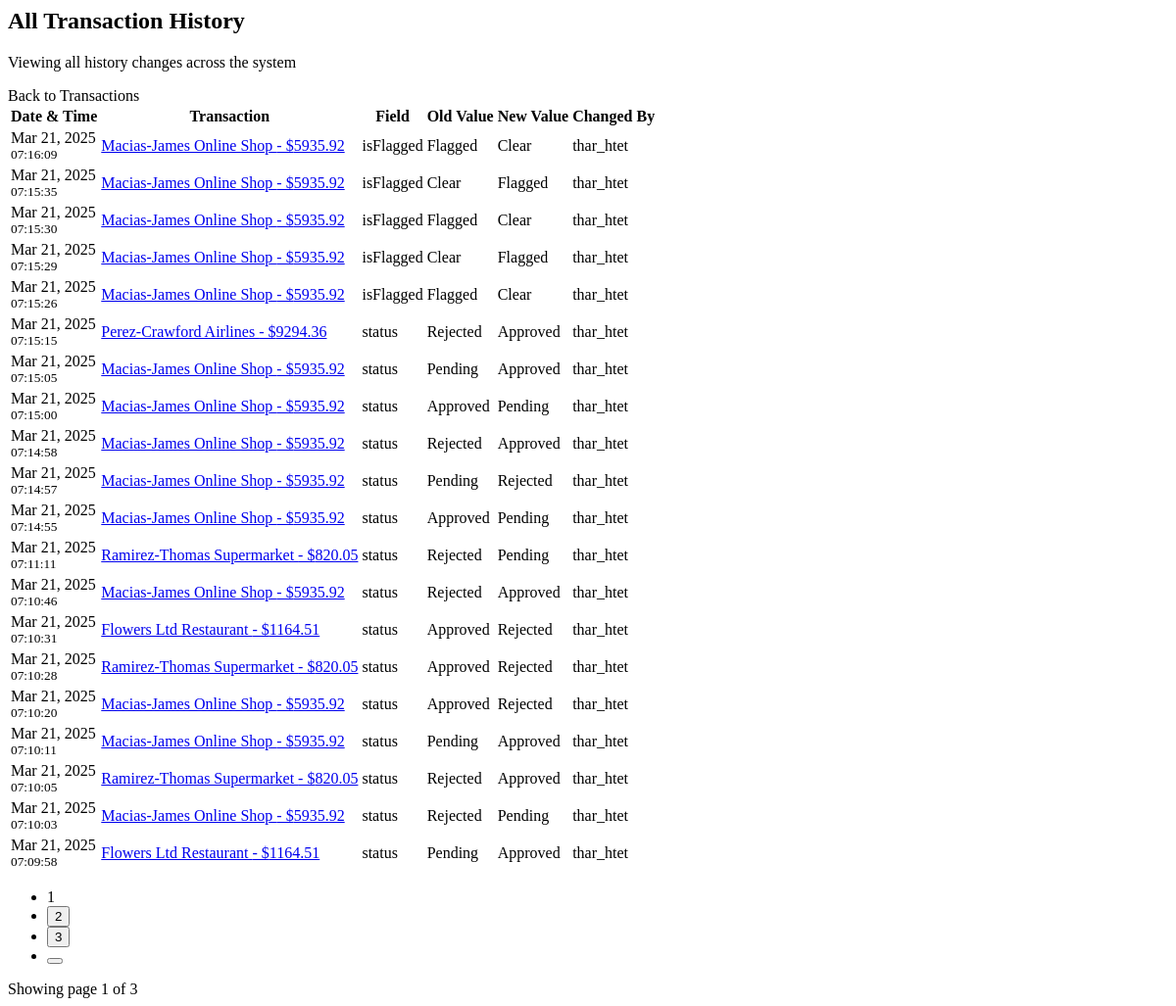
Page /all-history/ (signed in) on the earlier database version.
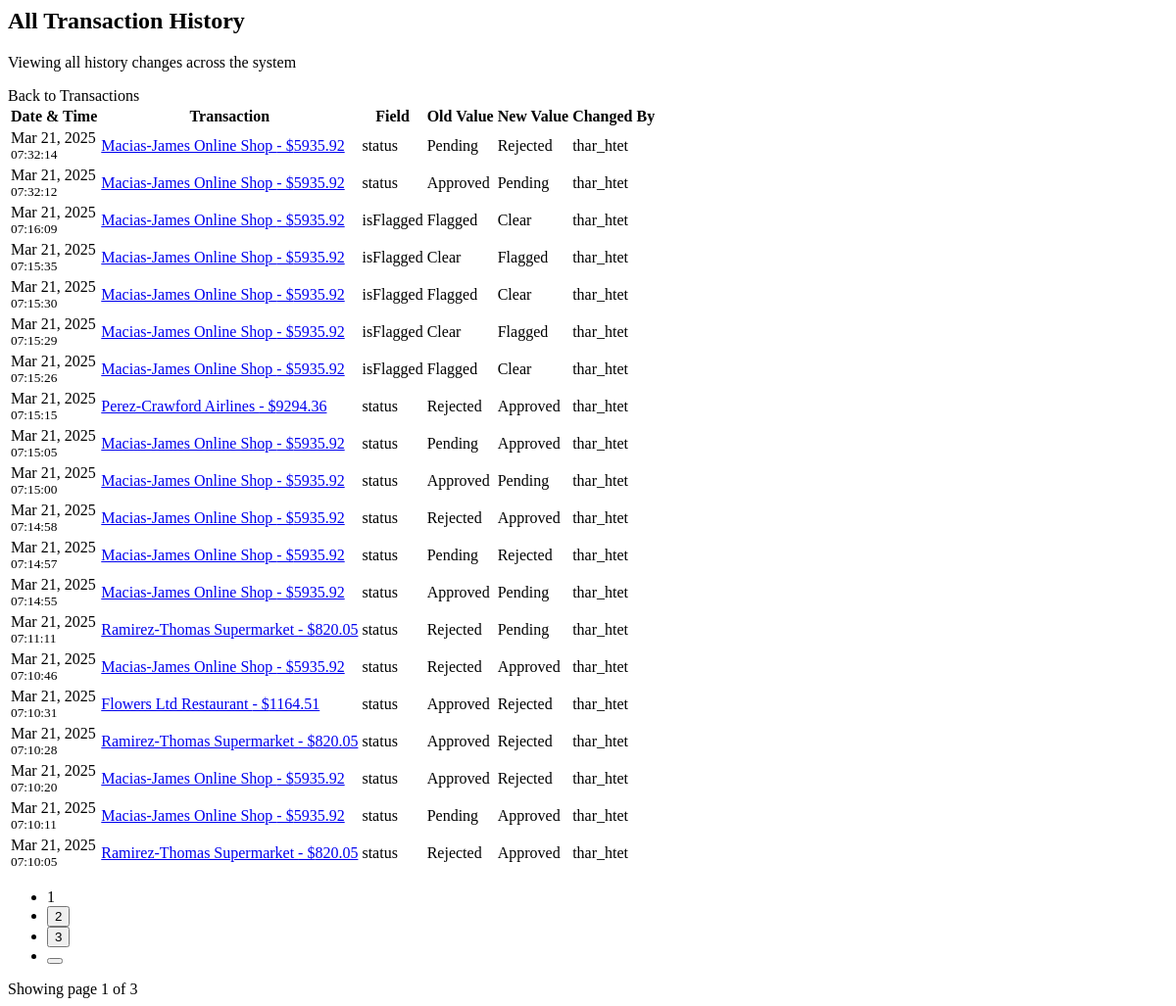
Same page on the later database version.
### auditApp/models.py (models this page shows, shortened)
class TransactionHistory(models.Model):
    transaction = models.ForeignKey('Transaction', on_delete=models.CASCADE, related_name='history')
    changed_by = models.ForeignKey(User, on_delete=models.SET_NULL, null=True)
    changed_at = models.DateTimeField(auto_now_add=True)
    field_name = models.CharField(max_length=100)
    old_value = models.CharField(max_length=255, null=True)
    new_value = models.CharField(max_length=255, null=True)
    class Meta:
        ordering = ['-changed_at']

class Transaction(models.Model):
    STATUS_CHOICES = [
        ('Approved', 'Approved'),
        ('Pending', 'Pending'),
        ('Rejected', 'Rejected'),
    ]
    id = models.CharField(primary_key=True, max_length=6, default=get_unique_hex_id, editable=False)
    amount = models.DecimalField(max_digits=10, decimal_places=2, validators=[MinValueValidator(0)],null=False, blank=False)
    status = models.CharField(max_length=255, choices=STATUS_CHOICES, null=False, blank=False,default='Pending')
    timestamp = models.DateTimeField(auto_now_add=True)
    merchant = models.CharField(max_length=255, null=False, blank=False)
    isFlagged = models.BooleanField(default=False,null=True, blank=True)
    approved_by = models.ForeignKey(User, on_delete=models.SET_NULL, null=True, blank=True)

### auditApp/views.py (the view)
# urls.py: path('all-history/', views.all_transaction_history, name='all_history'),
@login_required
def all_transaction_history(request):
    try:
        history = TransactionHistory.objects.all().select_related(
            'transaction', 'changed_by'
        ).order_by('-changed_at')
        paginator = Paginator(history, 20)  # Show 20 entries per page
        page = request.GET.get('page', 1)
        history_entries = paginator.get_page(page)
        if request.headers.get('HX-Request'):
            return render(request, 'partials/all_history.html', {
                'history': history_entries
            })
        return render(request, 'partials/all_history.html', {
            'history': history_entries
        })
    except Exception as e:
        messages.error(request, str(e))
        return redirect('home')

### auditApp/templates/partials/all_history.html (shortened to what the changed rows need)
{% if history %}
<div class="row mb-4">
    <div class="col">
        <h2 class="page-header">
            All Transaction History
        </h2>
    </div>
</div>
<div class="table-responsive">
    <table class="table table-hover">
        <thead>
            <tr>
                <th>Date & Time</th>
                <th>Transaction</th>
                <th>Field</th>
                <th>Old Value</th>
                <th>New Value</th>
                <th>Changed By</th>
            </tr>
        </thead>
        <tbody>
            {% for entry in history %}
            <tr>
                <td>
                    <span class="text-muted">
                        {{ entry.changed_at|date:"M d, Y" }}
                    </span>
                    <br>
                    <small class="text-muted">
                        {{ entry.changed_at|time:"H:i:s" }}
                    </small>
                </td>
                <td>
                    <a href="#" class="text-primary"
                       hx-get="{% url 'transaction_detail' entry.transaction.id %}"
                       hx-target="#modal-content"
                       data-bs-toggle="modal"
                       data-bs-target="#transactionModal">
                        {{ entry.transaction.merchant }} - ${{ entry.transaction.amount }}
                    </a>
                </td>
                <td>
                    <span class="fw-medium">{{ entry.field_name }}</span>
                </td>
                <td>
                    {% if entry.field_name == 'status' %}
                        <span class="badge {% if entry.old_value == 'Approved' %}bg-success{% elif entry.old_value == 'Pending' %}bg-warning{% else %}bg-danger{% endif %}">
                            {{ entry.old_value }}
                        </span>
                    {% elif entry.field_name == 'isFlagged' %}
                        <span class="badge {% if entry.old_value == 'True' %}bg-danger{% else %}bg-success{% endif %}">
                            {% if entry.old_value == 'True' %}Flagged{% else %}Clear{% endif %}
                        </span>
                    {% else %}
                        {{ entry.old_value }}
                    {% endif %}
                </td>
                <td>
                    {% if entry.field_name == 'status' %}
                        <span class="badge {% if entry.new_value == 'Approved' %}bg-success{% elif entry.new_value == 'Pending' %}bg-warning{% else %}bg-danger{% endif %}">
                            {{ entry.new_value }}
                        </span>
                    {% elif entry.field_name == 'isFlagged' %}
                        <span class="badge {% if entry.new_value == 'True' %}bg-danger{% else %}bg-success{% endif %}">
                            {% if entry.new_value == 'True' %}Flagged{% else %}Clear{% endif %}
                        </span>
                    {% else %}
                        {{ entry.new_value }}
                    {% endif %}
                </td>
                <td>
                    <span class="text-muted">
                        {{ entry.changed_by.username }}
                    </span>
                </td>
            </tr>
            {% endfor %}
        </tbody>
    </table>
    {% if history.paginator.num_pages > 1 %}
    <div class="pagination-wrapper mt-4">
        <nav aria-label="History pagination">
            <ul class="pagination justify-content-center">
                {% for num in history.paginator.page_range %}
                    {% if num == history.number %}
                    <li class="page-item active">
                        <span class="page-link">{{ num }}</span>
                    </li>
                    {% elif num > history.number|add:'-3' and num < history.number|add:'3' %}
                    <li class="page-item">
                        <button class="page-link"
                                hx-get="{% url 'all_history' %}?page={{ num }}"
                                hx-target="#transaction-container"
                                hx-swap="innerHTML">
                            {{ num }}
                        </button>
                    </li>
                    {% endif %}
                {% endfor %}
            </ul>
        </nav>
    </div>
    {% endif %}
</div>
{% else %}
<div class="alert alert-info" role="alert">
    <i class="fas fa-info-circle me-2"></i>No history records found.
</div>
{% endif %}

Differences in the rows shown:
no longer on this page (row unchanged): TransactionHistory: changed_at "Mar 21, 2025", changed_at "07:10:03", transaction.merchant "Macias-James Online Shop", transaction.amount "5935.92", field_name "status", old_value "Rejected", new_value "Pending", changed_by.username "thar_htet"
no longer on this page (row unchanged): TransactionHistory: changed_at "Mar 21, 2025", changed_at "07:09:58", transaction.merchant "Flowers Ltd Restaurant", transaction.amount "1164.51", field_name "status", old_value "Pending", new_value "Approved", changed_by.username "thar_htet"
added TransactionHistory: changed_at "Mar 21, 2025", changed_at "07:32:14", transaction.merchant "Macias-James Online Shop", transaction.amount "5935.92", field_name "status", old_value "Pending", new_value "Rejected", changed_by.username "thar_htet"
added TransactionHistory: changed_at "Mar 21, 2025", changed_at "07:32:12", transaction.merchant "Macias-James Online Shop", transaction.amount "5935.92", field_name "status", old_value "Approved", new_value "Pending", changed_by.username "thar_htet"
